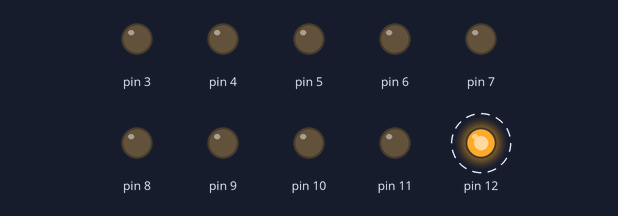
A sketch run on a simulated Arduino Uno, built with avr-gcc and run on an emulated ATmega328P. On the bench: output pins drawn as LEDs (lit = HIGH). Dashed ring = blinking.

Above: at 0.5 s.
Timing chart, 0 to 4.6 s (numbered marks = the images above):
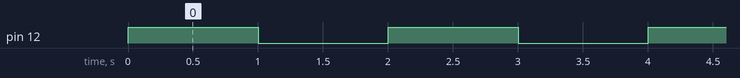

Measured:
- by itself, pin 12: alternates HIGH for 1.0 s and LOW for 1.0 s

The sketch:

test_valve.ino
```cpp
// the setup function runs once when you press reset or power the board
void setup() {
  // initialize digital pin LED_BUILTIN as an output.
  /*
  pinMode(14, OUTPUT);
  pinMode(15, OUTPUT);
  pinMode(16, OUTPUT);
  pinMode(17, OUTPUT);
  pinMode(18, OUTPUT);
  pinMode(19, OUTPUT);
  pinMode(20, OUTPUT);
  pinMode(21, OUTPUT);
  pinMode(22, OUTPUT);
  */

  pinMode(12, OUTPUT);
  pinMode(11, OUTPUT);
  pinMode(10, OUTPUT);
  pinMode(9, OUTPUT);
  pinMode(8, OUTPUT);
  pinMode(7, OUTPUT);
  pinMode(6, OUTPUT);
  pinMode(5, OUTPUT);
  pinMode(4, OUTPUT);
  pinMode(3, OUTPUT);
}

// the loop function runs over and over again forever
void loop() {
  /*
  digitalWrite(3, HIGH);
  digitalWrite(4, HIGH);
  digitalWrite(5, HIGH);
  digitalWrite(6, HIGH);
  digitalWrite(7, HIGH);
  digitalWrite(8, HIGH);
  digitalWrite(9, HIGH);
  digitalWrite(10, HIGH);
  digitalWrite(11, HIGH);
  digitalWrite(12, HIGH);
  */
  //digitalWrite(3, HIGH);
  //digitalWrite(4, HIGH);
  digitalWrite(12, HIGH);

  delay(1000);
  /*
  digitalWrite(3, LOW);
  digitalWrite(4, LOW);
  digitalWrite(5, LOW);
  digitalWrite(6, LOW);
  digitalWrite(7, LOW);
  digitalWrite(8, LOW);
  digitalWrite(9, LOW);
  digitalWrite(10, LOW);
  digitalWrite(11, LOW);
  digitalWrite(12, LOW);
  */
  //digitalWrite(3, LOW);
  //digitalWrite(4, LOW);
  digitalWrite(12, LOW);


  delay(1000);

  /*
  digitalWrite(14, HIGH);
  digitalWrite(15, HIGH);
  digitalWrite(16, HIGH);
  digitalWrite(17, HIGH);
  digitalWrite(18, HIGH);
  digitalWrite(19, HIGH);
  digitalWrite(20, HIGH);
  digitalWrite(21, HIGH);
  digitalWrite(22, HIGH);

  delay(1000);

  digitalWrite(14, LOW);
  digitalWrite(15, LOW);
  digitalWrite(16, LOW);
  digitalWrite(17, LOW);
  digitalWrite(18, LOW);
  digitalWrite(19, LOW);
  digitalWrite(20, LOW);
  digitalWrite(21, LOW);
  digitalWrite(22, LOW);

  delay(1000);
  */
}
```
